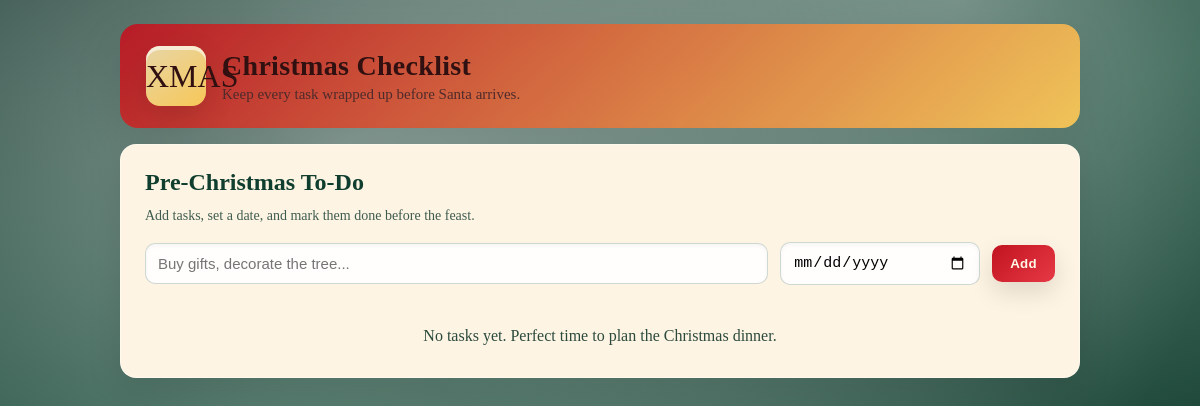
Before: / with the older database file.
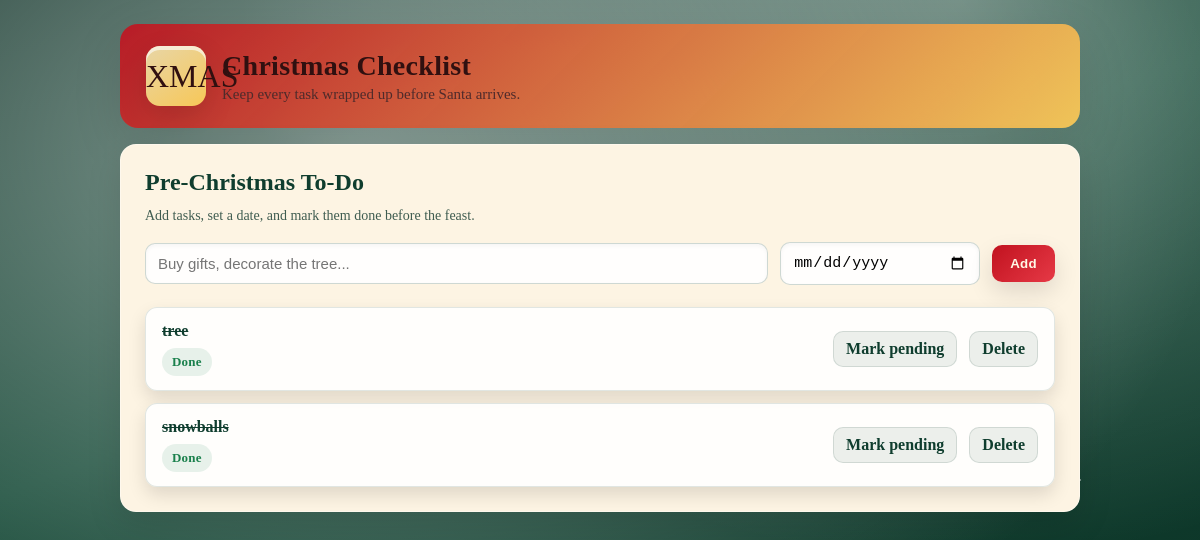
After: the same page with the newer database file.
### todos/models.py (models this page shows, shortened)
class Todo(models.Model):
    title = models.CharField(max_length=200)
    description = models.TextField(blank=True)
    due_date = models.DateField(null=True, blank=True)
    completed = models.BooleanField(default=False)
    created_at = models.DateTimeField(auto_now_add=True)

### todos/views.py (the view)
# urls.py: path('', views.todo_list, name='todo_list'),
def todo_list(request):
    todos = Todo.objects.all().order_by('completed', 'due_date')
    return render(request, 'home.html', {'todos': todos})

### templates/home.html (shortened to what this page needs)
{% extends "base.html" %}
{% block content %}
<h2 style="margin: 0 0 12px;">Pre-Christmas To-Do</h2>
<p class="muted" style="margin: 0 0 18px;">Add tasks, set a date, and mark them done before the feast.</p>
<form class="form-grid" method="post" action="{% url 'todo_create' %}">
    <input class="input" type="text" name="title" placeholder="Buy gifts, decorate the tree..." required>
    <input class="input" type="date" name="due_date">
    <button class="btn btn-primary" type="submit">Add</button>
</form>
<ul class="todo-list">
    {% for todo in todos %}
        <li class="todo-item">
            <div>
                <div class="todo-title">
                    {% if todo.completed %}<s>{% endif %}
                    {{ todo.title }}
                    {% if todo.completed %}</s>{% endif %}
                </div>
                <div style="margin-top: 8px;">
                    <span class="status-pill {% if todo.completed %}done{% endif %}">
                        {% if todo.completed %}Done{% else %}Pending{% endif %}
                    </span>
                </div>
            </div>
            <div class="actions">
                <a class="link-btn" href="{% url 'todo_toggle' todo.pk %}">
                    {% if todo.completed %}Mark pending{% else %}Mark done{% endif %}
                </a>
                <a class="link-btn" href="{% url 'todo_delete' todo.pk %}">Delete</a>
            </div>
        </li>
    {% empty %}
        <li class="empty">No tasks yet. Perfect time to plan the Christmas dinner.</li>
    {% endfor %}
</ul>
{% endblock %}

### templates/base.html (shortened to what this page needs)
<!DOCTYPE html>
<html lang="en">
<head>
</head>
<body>
    <div class="page">
        <header class="hero">
            <div class="hero-icon">XMAS</div>
            <div>
                <h1>Christmas Checklist</h1>
                <p>Keep every task wrapped up before Santa arrives.</p>
            </div>
        </header>
        <main class="card">
            {% block content %}{% endblock %}
        </main>
    </div>
</body>
</html>

### templates/base.html (style rules this page uses)
:root { --pine: #0f3d2e; --holly: #c1121f; --berry: #c72c41; --gold: #f4a261; --cream: #fdf4e3; --ice: rgba(255, 255, 255, 0.14); --shadow: rgba(0, 0, 0, 0.12); }
* { box-sizing: border-box; }
body { margin: 0; min-height: 100vh; font-family: "Georgia", "Times New Roman", serif; color: var(--pine); background: radial-gradient(120% 120% at 30% 20%, rgba(255, 255, 255, 0.5), transparent 60%), radial-gradient(120% 140% at 80% 0%, rgba(255, 255, 255, 0.35), transparent 50%), linear-gradient(160deg, #0b2f24 0%, #124734 40%, #0b2f24 100%); position: relative; overflow-x: hidden; padding: 24px; }
body::before, body::after { content: ""; position: fixed; inset: 0; pointer-events: none; background-image: radial-gradient(2px 2px at 20% 30%, rgba(255, 255, 255, 0.7), transparent 50%), radial-gradient(2px 2px at 70% 20%, rgba(255, 255, 255, 0.6), transparent 50%), radial-gradient(2px 2px at 40% 70%, rgba(255, 255, 255, 0.65), transparent 50%), radial-gradient(3px 3px at 90% 60%, rgba(255, 255, 255, 0.5), transparent 50%); animation: snowfall 18s linear infinite; opacity: 0.85; }
body::after { animation-duration: 26s; animation-direction: reverse; filter: blur(0.4px); }
.page { max-width: 960px; margin: 0 auto; position: relative; z-index: 1; }
.hero { background: linear-gradient(135deg, rgba(193, 18, 31, 0.9), rgba(247, 199, 87, 0.95)); color: #301010; border-radius: 18px; padding: 22px 26px; box-shadow: 0 16px 50px var(--shadow); display: flex; align-items: center; gap: 16px; }
.hero-icon { width: 60px; height: 60px; border-radius: 14px; background: linear-gradient(145deg, #e8d6a7, #f7c757); display: grid; place-items: center; font-size: 32px; box-shadow: inset 0 4px 0 rgba(255, 255, 255, 0.6), 0 10px 30px var(--shadow); }
.hero h1 { margin: 0; font-size: 28px; letter-spacing: 0.3px; }
.hero p { margin: 4px 0 0; font-size: 15px; color: #4f2b2b; }
.card { background: var(--cream); border-radius: 16px; padding: 24px; box-shadow: 0 12px 35px var(--shadow); margin-top: 16px; border: 1px solid rgba(255, 255, 255, 0.35); }
a { color: var(--holly); text-decoration: none; font-weight: 600; }
button { cursor: pointer; }
.form-grid { display: grid; grid-template-columns: 1fr 200px auto; gap: 12px; align-items: center; }
.input { width: 100%; padding: 11px 12px; border-radius: 10px; border: 1px solid rgba(12, 61, 46, 0.2); background: rgba(255, 255, 255, 0.9); font-size: 15px; box-shadow: inset 0 2px 4px rgba(0, 0, 0, 0.04); }
.btn { border: none; padding: 11px 18px; border-radius: 10px; font-weight: 700; letter-spacing: 0.3px; box-shadow: 0 10px 25px var(--shadow); }
.btn-primary { background: linear-gradient(135deg, var(--holly), #e63946); color: #fff7e6; }
.link-btn { display: inline-flex; align-items: center; gap: 6px; padding: 8px 12px; border-radius: 10px; background: rgba(15, 61, 46, 0.08); color: var(--pine); font-weight: 700; border: 1px solid rgba(15, 61, 46, 0.12); }
.todo-list { list-style: none; padding: 0; margin: 22px 0 0; display: flex; flex-direction: column; gap: 12px; }
.todo-item { background: rgba(255, 255, 255, 0.88); border: 1px solid rgba(15, 61, 46, 0.12); border-radius: 12px; padding: 14px 16px; display: grid; grid-template-columns: 1fr auto; gap: 12px; align-items: center; box-shadow: 0 8px 18px var(--shadow); }
.todo-title { font-weight: 700; color: var(--pine); }
.muted { color: #3f5c50; font-size: 14px; }
.status-pill { display: inline-flex; align-items: center; gap: 6px; padding: 6px 10px; border-radius: 999px; background: rgba(193, 18, 31, 0.1); color: var(--holly); font-weight: 700; font-size: 13px; letter-spacing: 0.2px; }
.status-pill.done { background: rgba(26, 128, 76, 0.1); color: #1a804c; }
.actions { display: flex; gap: 12px; align-items: center; justify-content: flex-end; flex-wrap: wrap; }

Changed rows visible on the page:
added Todo: title "tree", completed "Done"
added Todo: title "snowballs", completed "Done"
Other visible differences:
text no longer shown: "No tasks yet. Perfect time to plan the Christmas dinner."
